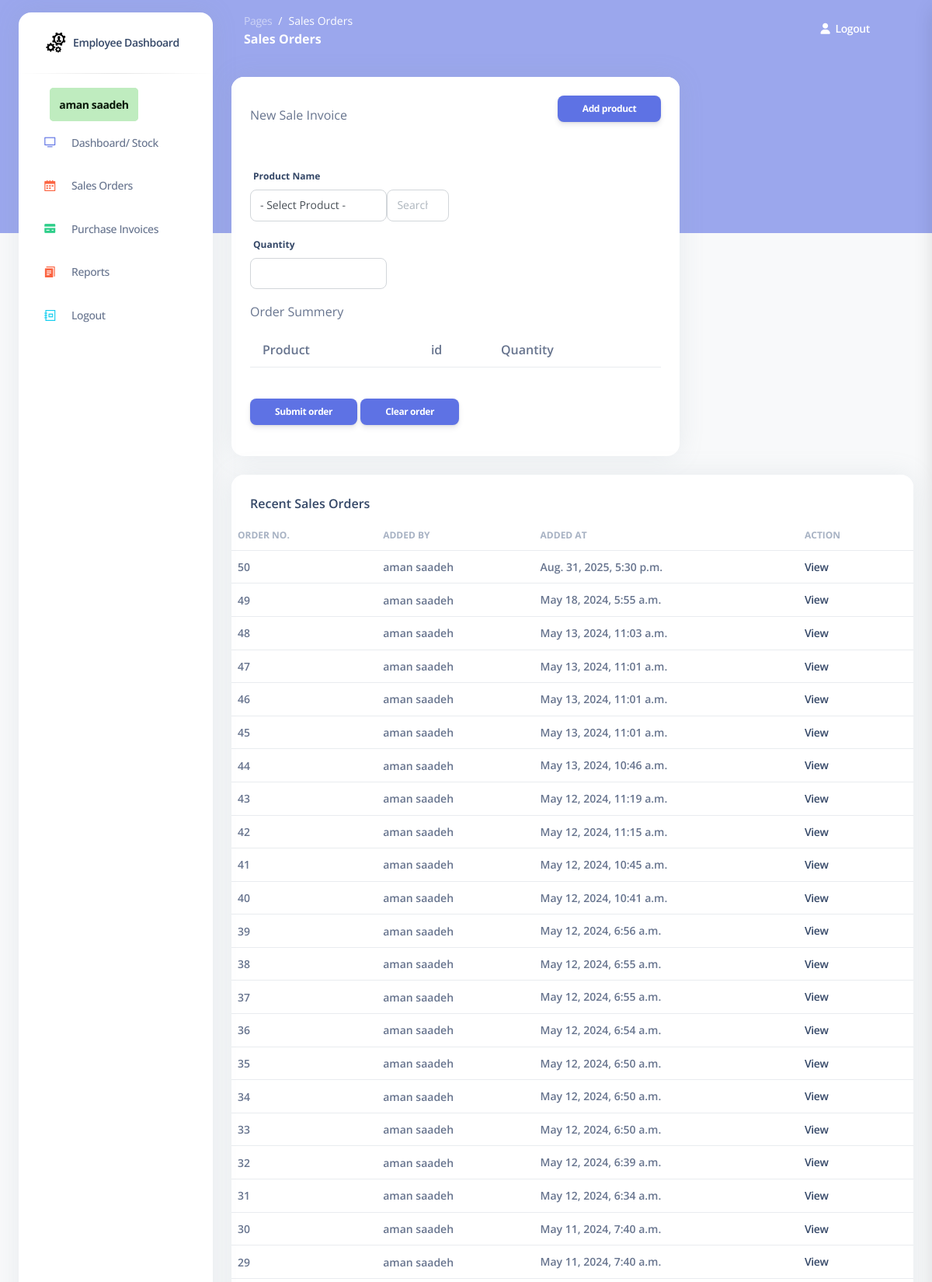
Screenshot of /sales (signed in, upper part) with the database file from the repository.
### my_app/models.py (models this page shows)
class Employee(models.Model):
    first_name = models.CharField(max_length=255)
    last_name = models.CharField(max_length=255)
    email = models.EmailField(max_length=255)
    DOB = models.DateField()
    password = models.CharField(max_length=255)
    confirm_password = models.CharField(max_length=255)
    manager = models.ForeignKey(Manager , related_name="employees", on_delete=models.CASCADE)
    is_active = models.BooleanField(default=False)
    created_at = models.DateTimeField(auto_now_add=True)
    updated_at = models.DateTimeField(auto_now=True)
    objects = EmployeeManager()

class Sale_order(models.Model):
    employee = models.ForeignKey(Employee , related_name="sale_orders", on_delete=models.CASCADE) # RESTRICT  deleted >>  dont delete the item or ( default="Default", on_delete=models.SET_DEFAULT)
    products = models.ManyToManyField(Product, related_name="sale_orders")
    created_at = models.DateTimeField(auto_now_add=True)
    updated_at = models.DateTimeField(auto_now=True)
    objects = Sale_orderManager()

### my_app/views.py (the view)
# urls.py: path('sales', views.display_sales),
def display_sales(request):
    context = {
            'sale_order': sale_order,
            'products': models.get_all_products(),
            'orders' : models.get_all_sales_orders(),
            'employee': models.get_employee_by_id(request.session['employee_id'])
        }
    return render(request , 'sale_orders.html', context )

### my_app/models.py (called while the page is built)
def get_employee_by_id(id):
    return Employee.objects.get(id=id)

def get_all_products():
    return Product.objects.all()

def get_all_sales_orders():#--------------------------------------------Mai
    return Sale_order.objects.all().order_by('-created_at')

### my_app/templates/sale_orders.html (shortened to what this page needs)
<!DOCTYPE html>
<html lang="en">
<head>
{% load static %}
    <link href="https://cdnjs.cloudflare.com/ajax/libs/font-awesome/6.5.1/css/all.min.css" rel="stylesheet" />
  <link href="{% static 'css/nucleo-icons.css'%}" rel="stylesheet" />
  <link href="{% static 'css/nucleo-svg.css'%}" rel="stylesheet" />
<link href="https://cdnjs.cloudflare.com/ajax/libs/font-awesome/6.5.1/css/all.min.css" rel="stylesheet" />
  <link href="{% static 'css/nucleo-svg.css'%}" rel="stylesheet" />
  <link id="pagestyle" href="{% static 'css/argon-dashboard.css' %}" rel="stylesheet" />
  <nonscript><link rel="stylesheet" href="{% static 'css/argon-dashboard.css' %}"></nonscript>
  <link rel="stylesheet" href="{% static 'css/style.css' %}">
</head>
<body class="g-sidenav-show   bg-gray-100">
  <aside class="sidenav bg-white navbar navbar-vertical navbar-expand-xs border-0 border-radius-xl my-3 fixed-start ms-4 " id="sidenav-main">
    <div class="sidenav-header">
      <a class="navbar-brand m-0" href=" https://demos.creative-tim.com/argon-dashboard/pages/dashboard.html " target="_blank">
        <img src="static/img/logo.PNG" class="navbar-brand-img h-100" alt="main_logo">
        <span class="ms-1 font-weight-bold">Employee Dashboard</span>
      </a>
    </div>
    <hr class="horizontal dark mt-0">
    <div class="collapse navbar-collapse  w-auto " id="sidenav-collapse-main">
      <ul class="navbar-nav">
        <li class="nav-item">
          <a class="nav-link " href="/employye_dashboard">
            <span class="nav-link-text ms-1"> <b class="message_success" >{{employee.first_name}} {{employee.last_name}}</b> </span>
          </a>
          <a class="nav-link " href="/employye_dashboard">
            <div class="icon icon-shape icon-sm border-radius-md text-center me-2 d-flex align-items-center justify-content-center">
              <i class="ni ni-tv-2 text-primary text-sm opacity-10"></i>
            </div>
            <span class="nav-link-text ms-1">Dashboard/ Stock</span>
          </a>
        </li>
        <li class="nav-item">
          <a class="nav-link " href="/sales">
            <div class="icon icon-shape icon-sm border-radius-md text-center me-2 d-flex align-items-center justify-content-center">
              <i class="ni ni-calendar-grid-58 text-warning text-sm opacity-10"></i>
            </div>
            <span class="nav-link-text ms-1">Sales Orders</span>
          </a>
        </li>
        <li class="nav-item">
          <a class="nav-link " href="/purchases">
            <div class="icon icon-shape icon-sm border-radius-md text-center me-2 d-flex align-items-center justify-content-center">
              <i class="ni ni-credit-card text-success text-sm opacity-10"></i>
            </div>
            <span class="nav-link-text ms-1">Purchase Invoices</span>
          </a>
        </li>
        <li class="nav-item">
          <a class="nav-link " href="/employee_reports">
            <div class="icon icon-shape icon-sm border-radius-md text-center me-2 d-flex align-items-center justify-content-center">
              <i class="ni ni-single-copy-04 text-warning text-sm opacity-10"></i>
            </div>
            <span class="nav-link-text ms-1">Reports</span>
          </a>
        </li>
        <li class="nav-item">
          <a class="nav-link " href="/emp_logout">
            <div class="icon icon-shape icon-sm border-radius-md text-center me-2 d-flex align-items-center justify-content-center">
              <i class="ni ni-collection text-info text-sm opacity-10"></i>
            </div>
            <span class="nav-link-text ms-1">Logout</span>
          </a>
        </li>
      </ul>
    </div>
  </aside>
  <main class="main-content position-relative border-radius-lg ">
    <nav class="navbar navbar-main navbar-expand-lg px-0 mx-4 shadow-none border-radius-xl " id="navbarBlur" data-scroll="false">
      <div class="container-fluid py-1 px-3">
        <nav aria-label="breadcrumb">
          <ol class="breadcrumb bg-transparent mb-0 pb-0 pt-1 px-0 me-sm-6 me-5">
            <li class="breadcrumb-item text-sm"><a class="opacity-5 text-white" href="javascript:;">Pages</a></li>
            <li class="breadcrumb-item text-sm text-white active" aria-current="page">Sales Orders</li>
          </ol>
          <h6 class="font-weight-bolder text-white mb-0">Sales Orders</h6>
        </nav>
        <div class="collapse navbar-collapse mt-sm-0 mt-2 me-md-0 me-sm-4" id="navbar">
          <ul class="navbar-nav  justify-content-end">
            <li class="nav-item d-flex align-items-center">
              <a href="/emp_logout" class="nav-link text-white font-weight-bold px-0">
                <i class="fa fa-user me-sm-1"></i>
                <span class="d-sm-inline d-none">Logout</span>
              </a>
            </li>
            <li class="nav-item px-3 d-flex align-items-center">
            </li>
            <li class="nav-item dropdown pe-2 d-flex align-items-center">
          </ul>
        </div>
      </div>
    </nav>
    <div class="container-fluid py-4">
      <div class="row">
        <div class="col-8">
          <div class="card mb-4">
            <div class="card-header pb-0">
              <form action="/add_order_to_sale" method="post" id="add-form">
                <div class="d-flex align-items-center">
                  <p class="mb-0 ">New Sale Invoice</p>
                  <button class="btn btn-primary btn-sm ms-auto">Add product</button>
                </div>
              </div>
              <div class="card-body">
                <div class="row">
                  <div class="col-md-6">
                    <label for="example-text-input" class="form-control-label">Product Name</label>
                    </div>
                    <div class="btn-group ">
                      <div class="col-md-4">
                        <div class="form-group">
                          <select id="results-box"   class="form-control" name="product_name">
                            <option value="- Select Product -">- Select Product -</option>
                            </select>
                        </div>
                      </div>
                      <div class="w-15 text-center">
                        <div id="search-form"   outocomplete = "off">
                            <input id="search-input" class="form-control me-2" type="search" placeholder="Search " aria-label="Search">
                        </div>
                      </div>
                    </div>
                  </div>
                  <div class="col-md-4">
                    <div class="form-group">
                      <label for="example-text-input" class="form-control-label">Quantity</label>
                      <input class="form-control" type="number" name="quantity" >
                    </div>
                  </div>
                <form action="/submet_sale_order" method="post">
                  <p>Order Summery</p>
                  <table class="table">
                    <tr >
                        <th class="ps-3">Product</th>
                        <th class="ps-3">id</th>
                        <th>Quantity</th>
                    </tr>
                  </table>
                <button type="submit" class="btn btn-primary btn-sm ms-auto mt-4">Submit order</button>
                <a href="/clear_sales_list" class="btn btn-primary btn-sm ms-auto mt-4">Clear order</a>
                </div>
          </div>
        </div>
      </div>
      <div class="row">
        <div class="col-12">
          <div class="card mb-4">
            <div class="card-header pb-0">
              <h6>Recent Sales Orders</h6>
            </div>
            <div class="card-body px-0 pt-0 pb-2">
              <div class="table-responsive p-0">
                <table class="table align-items-center justify-content-center mb-0">
                  <thead>
                    <tr>
                      <th class="text-uppercase text-secondary text-xs font-weight-bolder opacity-7 ps-2">Order No.</th>
                      <th class="text-uppercase text-secondary text-xs font-weight-bolder opacity-7 ps-2 ">Added by</th>
                      <th class="text-uppercase text-secondary text-xs font-weight-bolder opacity-7 ps-2 ">Added at</th>
                      <th class="text-uppercase text-secondary text-xs font-weight-bolder opacity-7 ps-2">Action</th>
                    </tr>
                  </thead>
                  <tbody>
                    {% for order in orders %}
                    <tr>
                      <td>
                        <p class="text-sm mb-0 font-weight-bold mb-0"> {{order.id}} </p>
                      </td>
                      <td>
                        <p class="text-sm mb-0 font-weight-bold mb-0"> {{order.employee.first_name}} {{order.employee.last_name}}</p>
                      </td>
                      <td>
                        <span class="text-sm mb-0 font-weight-bold">{{order.created_at}}</span>
                      </td>
                      <td>
                        <span class="text-sm  mb-0 font-weight-bold"><a href="/view_sale_order/{{order.id}}">View</a></span>
                      </td>
                    </tr>
                    {% endfor %}
        </div>
      </div>
    </div>
  </main>
</body>
</html>

### static/css/nucleo-svg.css (style rules this page uses)
.icon { display: inline-block; color: #111111; height: 1em; width: 1em; }
.icon-sm { height: 0.8em; width: 0.8em; }
.icon { fill: currentColor; stroke: none; }

### static/css/style.css (style rules this page uses)
.message_success { width: min-content; margin: 10px; margin-left: 10%; padding: 10px; background-color: rgb(191, 236, 191); color: rgb(8, 24, 8); border: 2px solid rgb(191, 236, 191); border-radius: 5px; }

### rows the page displays
Employee: first_name "aman", last_name "saadeh"
Sale_order: id "50", employee.first_name "aman", employee.last_name "saadeh", created_at "Aug. 31, 2025, 5:30 p.m."
Sale_order: id "49", employee.first_name "aman", employee.last_name "saadeh", created_at "May 18, 2024, 5:55 a.m."
Sale_order: id "48", employee.first_name "aman", employee.last_name "saadeh", created_at "May 13, 2024, 11:03 a.m."
Sale_order: id "47", employee.first_name "aman", employee.last_name "saadeh", created_at "May 13, 2024, 11:01 a.m."
Sale_order: id "46", employee.first_name "aman", employee.last_name "saadeh", created_at "May 13, 2024, 11:01 a.m."
Sale_order: id "45", employee.first_name "aman", employee.last_name "saadeh", created_at "May 13, 2024, 11:01 a.m."
Sale_order: id "44", employee.first_name "aman", employee.last_name "saadeh", created_at "May 13, 2024, 10:46 a.m."
Sale_order: id "43", employee.first_name "aman", employee.last_name "saadeh", created_at "May 12, 2024, 11:19 a.m."
Sale_order: id "42", employee.first_name "aman", employee.last_name "saadeh", created_at "May 12, 2024, 11:15 a.m."
Sale_order: id "41", employee.first_name "aman", employee.last_name "saadeh", created_at "May 12, 2024, 10:45 a.m."
Sale_order: id "40", employee.first_name "aman", employee.last_name "saadeh", created_at "May 12, 2024, 10:41 a.m."
Sale_order: id "39", employee.first_name "aman", employee.last_name "saadeh", created_at "May 12, 2024, 6:56 a.m."
Sale_order: id "38", employee.first_name "aman", employee.last_name "saadeh", created_at "May 12, 2024, 6:55 a.m."
Sale_order: id "37", employee.first_name "aman", employee.last_name "saadeh", created_at "May 12, 2024, 6:55 a.m."
Sale_order: id "36", employee.first_name "aman", employee.last_name "saadeh", created_at "May 12, 2024, 6:54 a.m."
Sale_order: id "35", employee.first_name "aman", employee.last_name "saadeh", created_at "May 12, 2024, 6:50 a.m."
Sale_order: id "34", employee.first_name "aman", employee.last_name "saadeh", created_at "May 12, 2024, 6:50 a.m."
Sale_order: id "33", employee.first_name "aman", employee.last_name "saadeh", created_at "May 12, 2024, 6:50 a.m."
Sale_order: id "32", employee.first_name "aman", employee.last_name "saadeh", created_at "May 12, 2024, 6:39 a.m."
Sale_order: id "31", employee.first_name "aman", employee.last_name "saadeh", created_at "May 12, 2024, 6:34 a.m."
Sale_order: id "30", employee.first_name "aman", employee.last_name "saadeh", created_at "May 11, 2024, 7:40 a.m."
Sale_order: id "29", employee.first_name "aman", employee.last_name "saadeh", created_at "May 11, 2024, 7:40 a.m."
